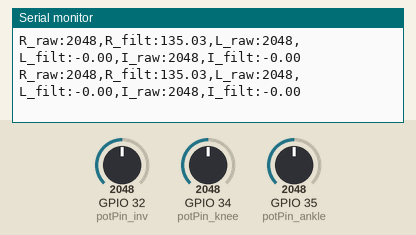
A sketch run on a simulated ESP32. Shown: the last lines printed to the serial monitor. The inputs (shaded band) are chosen by the test bench; at power-on: GPIO 32 (potPin_inv) = 2048, GPIO 34 (potPin_knee) = 2048, GPIO 35 (potPin_ankle) = 2048. WiFi joins after 1.5 s; servers stay silent unless stated.

Above: at 2.7 s.
2.8 s: GPIO 32 (potPin_inv) set to 2866
At 3.4 s:
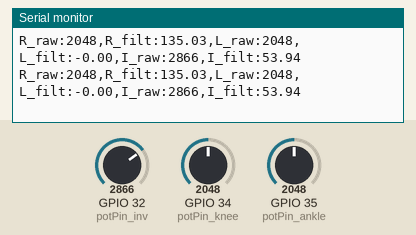
5.8 s: GPIO 34 (potPin_knee) set to 1228
At 6.5 s:
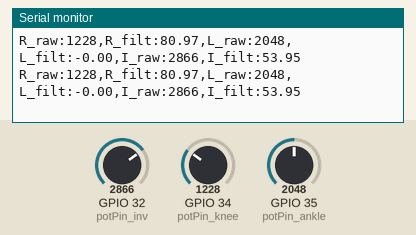
8.8 s: GPIO 35 (potPin_ankle) set to 2866
At 9.5 s:
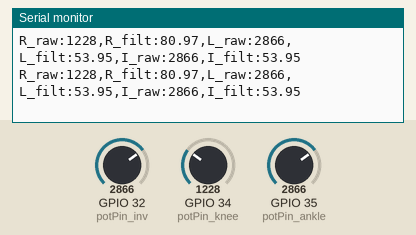
11.8 s: GPIO 32 (potPin_inv) set to 3603
At 12.7 s:
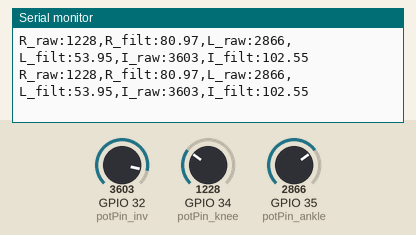
14.8 s: GPIO 35 (potPin_ankle) set to 3603
At 15.8 s:
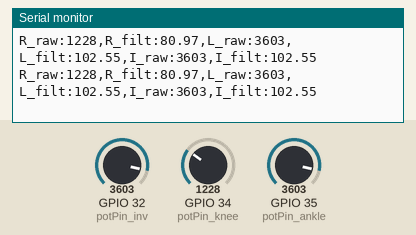
Timing chart, 0 to 17.3 s (numbered marks = the images above; inputs shaded):
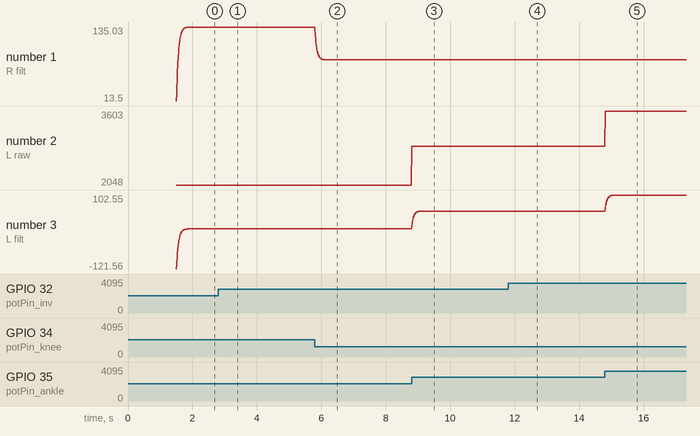

Measured:
- after the input at 5.8 s, the serial monitor: prints a new line at once (image 2)
- after the input at 8.8 s, the serial monitor: prints a new line at once (image 3)
- after the input at 11.8 s, the serial monitor: prints a new line at once (image 4)
- after the input at 14.8 s, the serial monitor: prints a new line at once (image 5)
- plotted number 1: 135.03 → 80.97 after the input at 5.8 s

The sketch:

sketch_samphone_copy_20250820130134.ino
```cpp
#include <WiFi.h>
#include <WiFiUdp.h>

// --- Wi-Fi credentials ---
const char* ssid = "Samyuktha's Galaxy A34 5G";
const char* password = "12345678";

// --- Receiving PC IP & port ---
const char* hostIP = "192.168.70.238";
const int udpPort = 4210;

WiFiUDP udp;

// --- Potentiometer input pins ---
int potPin_knee   = 34; // Knee
int potPin_ankle  = 35; // Ankle dorsiflexion/plantarflexion
int potPin_inv    = 32; // Ankle inversion/eversion

// --- Neutral ADC positions ---
int neutral_ankle = 2048;
int neutral_inv   = 2048;

// --- EMA filter parameters ---
float alpha = 0.1;  // smoothing factor
float knee_filtered = 0;
float ankle_filtered = 0;
float inv_filtered = 0;

// --- Timing ---
const unsigned long sampleIntervalMicros = 1000; // 1 kHz
unsigned long lastSampleMicros = 0;

const unsigned long udpIntervalMillis = 5; // 200 Hz
unsigned long lastUdpMillis = 0;

void setup() {
  Serial.begin(115200);

  Serial.print("Connecting to WiFi: ");
  Serial.println(ssid);

  WiFi.begin(ssid, password);
  while (WiFi.status() != WL_CONNECTED) {
    delay(500);
    Serial.print(".");
  }

  Serial.println("\nConnected to WiFi!");
  Serial.print("ESP32 Local IP: ");
  Serial.println(WiFi.localIP());

  udp.begin(udpPort); // Start UDP
}

void loop() {
  unsigned long nowMicros = micros();
  unsigned long nowMillis = millis();

  // --- 1 kHz sampling ---
  if (nowMicros - lastSampleMicros >= sampleIntervalMicros) {
    lastSampleMicros += sampleIntervalMicros;

    int raw_knee  = analogRead(potPin_knee);
    int raw_ankle = analogRead(potPin_ankle);
    int raw_inv   = analogRead(potPin_inv);

    // --- EMA filter ---
    knee_filtered  = alpha * raw_knee  + (1 - alpha) * knee_filtered;
    ankle_filtered = alpha * raw_ankle + (1 - alpha) * ankle_filtered;
    inv_filtered   = alpha * raw_inv   + (1 - alpha) * inv_filtered;
  }

  // --- Send UDP at 200 Hz ---
  if (nowMillis - lastUdpMillis >= udpIntervalMillis) {
    lastUdpMillis = nowMillis;

    // Convert filtered values to angles
    float knee_angle  = (knee_filtered / 4095.0) * 270.0;
    float ankle_angle = (ankle_filtered - neutral_ankle) * (135.0 / 2047.0);
    float inv_angle   = (inv_filtered - neutral_inv) * (135.0 / 2047.0);

    // Format message safely
    char msg[128];
    snprintf(msg, sizeof(msg),
             "R_raw:%d,R_filt:%.2f,L_raw:%d,L_filt:%.2f,I_raw:%d,I_filt:%.2f",
             analogRead(potPin_knee), knee_angle,
             analogRead(potPin_ankle), ankle_angle,
             analogRead(potPin_inv), inv_angle);

    // Send UDP packet
    udp.beginPacket(hostIP, udpPort);
    udp.write((uint8_t*)msg, strlen(msg));
    udp.endPacket();

    // Optional: print to Serial
    Serial.println(msg);
  }
}
```
